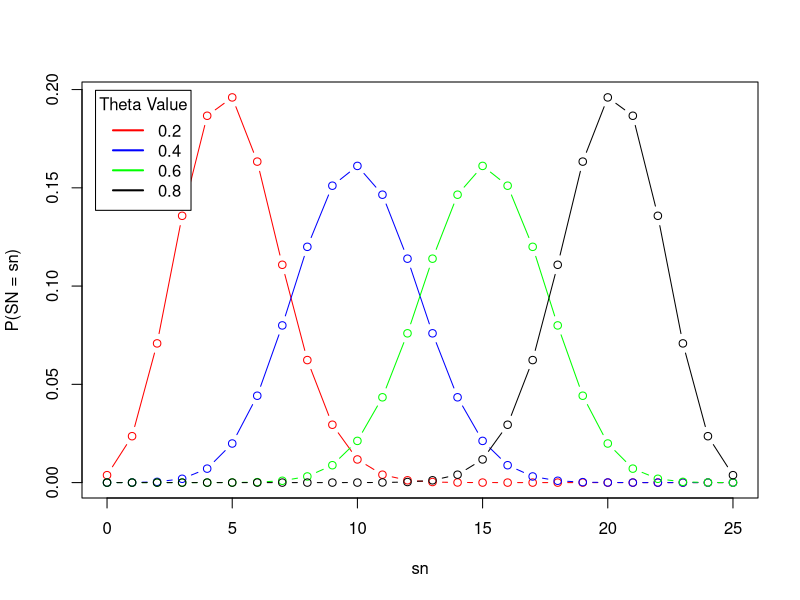
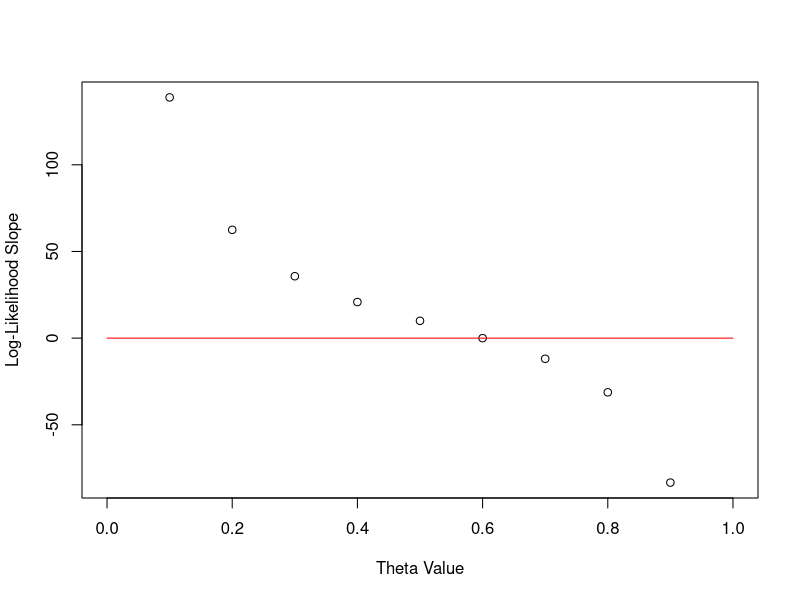
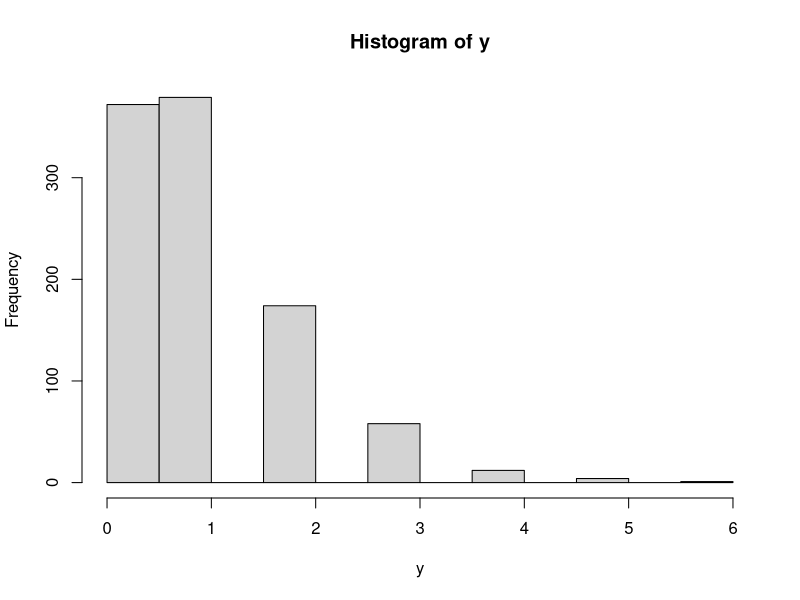
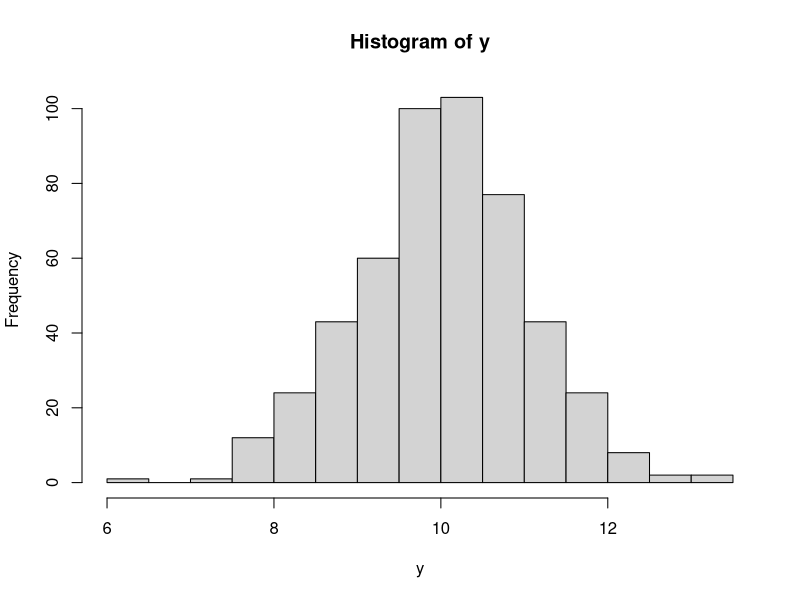
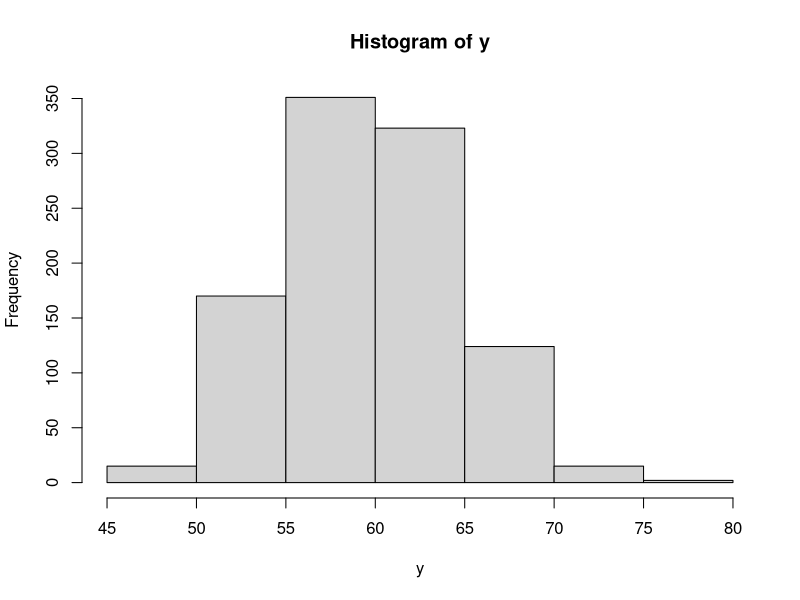
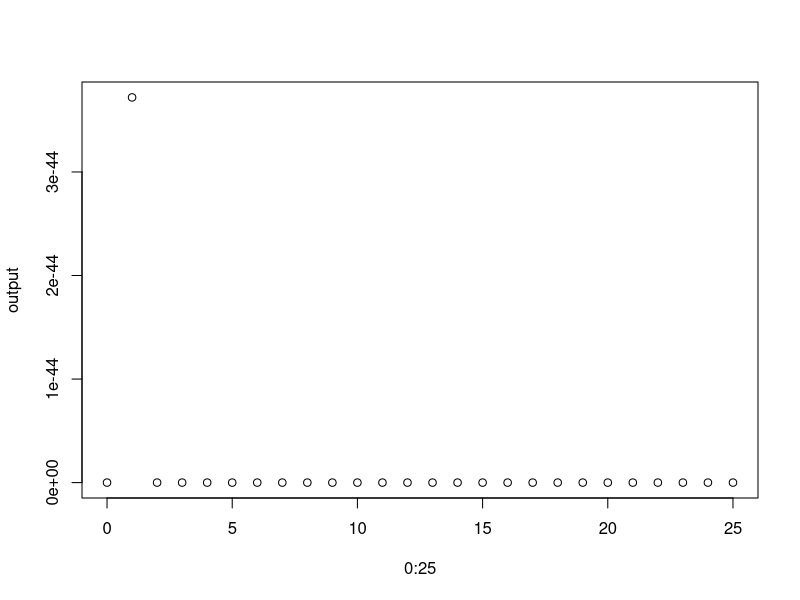

Generate these figures, in order, with R:
## ---- chunk 1
#| echo: false
# Plotting Examples
n <- 25
sn <- 0:n
theta <- c(5,10,15,20)/n
plot(sn,dbinom(sn,n,theta[1]),col = 'red',type = 'b', ylab = 'P(SN = sn)')
lines(sn,dbinom(sn,n,theta[2]),col = 'blue',type = 'b')
lines(sn,dbinom(sn,n,theta[3]),col = 'green',type = 'b')
lines(sn,dbinom(sn,n,theta[4]),col = 'black',type = 'b')
legend('topleft',inset = .02,legend = c('0.2','0.4','0.6','0.8'), title = 'Theta Value',col = c('red','blue','green','black'),lwd =2 )
## ---- chunk 2

## Checking if this is indeed the maximum
n <- 25
sn <- 15
thetas <- seq(0,1,0.1)
loglik_slope <- sn/thetas - (n-sn)/(1-thetas)

plot(thetas,loglik_slope, xlab = 'Theta Value',ylab = 'Log-Likelihood Slope')
lines(thetas,rep(0,length(thetas)), col = 'red')
## ---- chunk 3
#Scenario A

#Set true parameter values
#hint: how many parameters does your distribution require? You may need more than 1
theta <- 1

#use the corresponding Random Variable generator
#Example: normal distribution can be sampled using rnorm()
#Note: if the distribution has more than one parameter, you can set one of them to be known ex: for a normal distribution, assume the variance is known.
n_sim <- 1000 #Number of simulated samples
y <- rpois(n_sim,theta)

#Plot a histogram of the simulated examples
hist(y)
## ---- chunk 4
#Scenario B


#Set true parameter values
#hint: how many parameters does your distribution require? You may need more than 1
theta <- 10
sd <- 1

#use the corresponding Random Variable generator
#Example: normal distribution can be sampled using rnorm()
#Note: if the distribution has more than one parameter, you can set one of them to be known ex: for a normal distribution, assume the variance is known.
n_sim <- 500 #Number of simulated samples
y <- rnorm(n_sim,theta,sd)

#Plot a histogram of the simulated examples
hist(y)
## ---- chunk 5
#Scenario C


#Set true parameter values
#hint: how many parameters does your distribution require? You may need more than 1
theta <- 0.6

#use the corresponding Random Variable generator
#Example: normal distribution can be sampled using rnorm()
#Note: if the distribution has more than one parameter, you can set one of them to be known ex: for a normal distribution, assume the variance is known.
n_sim <- 1000 #Number of simulated samples
y <- rbinom(n_sim,100,theta)

#Plot a histogram of the simulated examples
hist(y)
## ---- chunk 6
likelihood <- function(s_n,theta,n){
  exp(-(n*theta))*(theta^s_n)
}



theta <- 1
n_sim <- 100 #Number of simulated samples
y <- rpois(n_sim,theta)
s_n <- sum(y)
output <- likelihood(s_n,0:25,n_sim)
plot(0:25,output)
